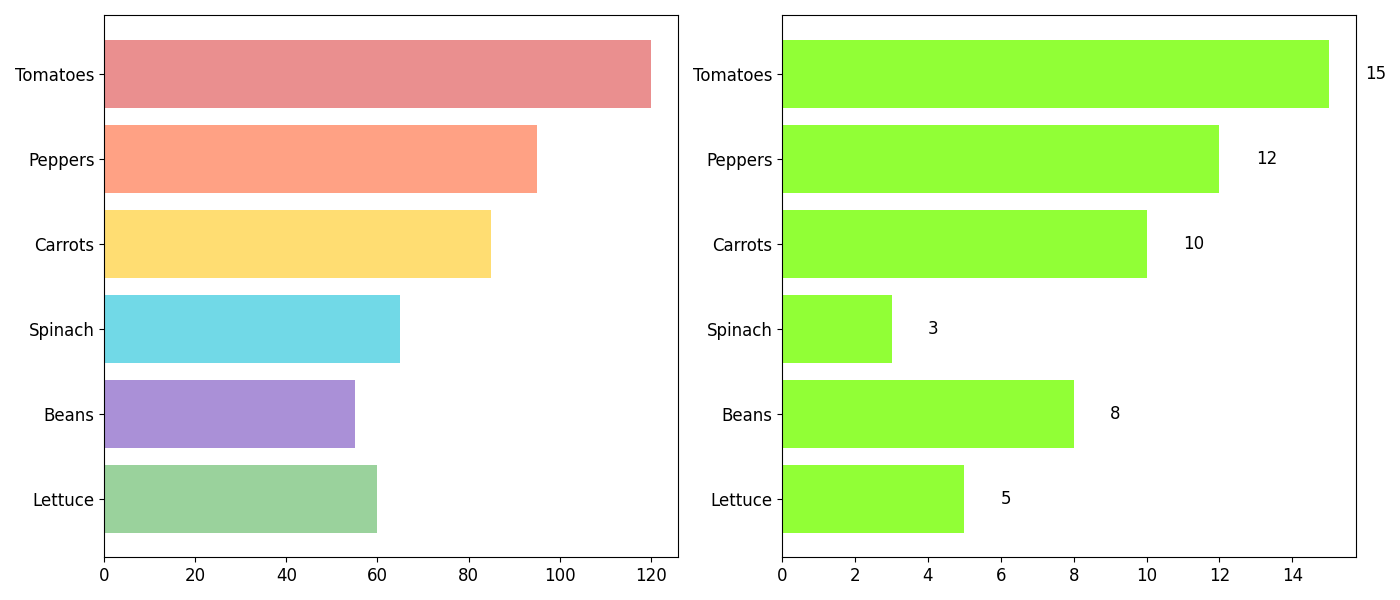

The Python source for this figure:
import matplotlib.pyplot as plt

vegetables = ['Lettuce', 'Beans', 'Spinach', 'Carrots', 'Peppers', 'Tomatoes']
gardeners = [60, 55, 65, 85, 95, 120]
growth = [5, 8, 3, 10, 12, 15]
colors = ['#81C784', '#9575CD', '#4DD0E1', '#FFD54F', '#FF8A65', '#E57373']

fig, ax = plt.subplots(1, 2, figsize=(14, 6))

ax[0].barh(vegetables, gardeners, color=colors, alpha=0.8)
ax[0].tick_params(axis='y', labelsize=12)
ax[0].tick_params(axis='x', labelsize=12)

growth_colors = ['#76FF03' if g > 0 else '#F44336' for g in growth]
ax[1].barh(vegetables, growth, color=growth_colors, alpha=0.8)
ax[1].tick_params(axis='y', labelsize=12)
ax[1].tick_params(axis='x', labelsize=12)

for i, v in enumerate(growth):
    ax[1].text(v + (1 if v > 0 else -1), i, f"{v}", va='center', ha='left' if v > 0 else 'right', fontsize=12, color='black')

plt.tight_layout()
plt.show()
